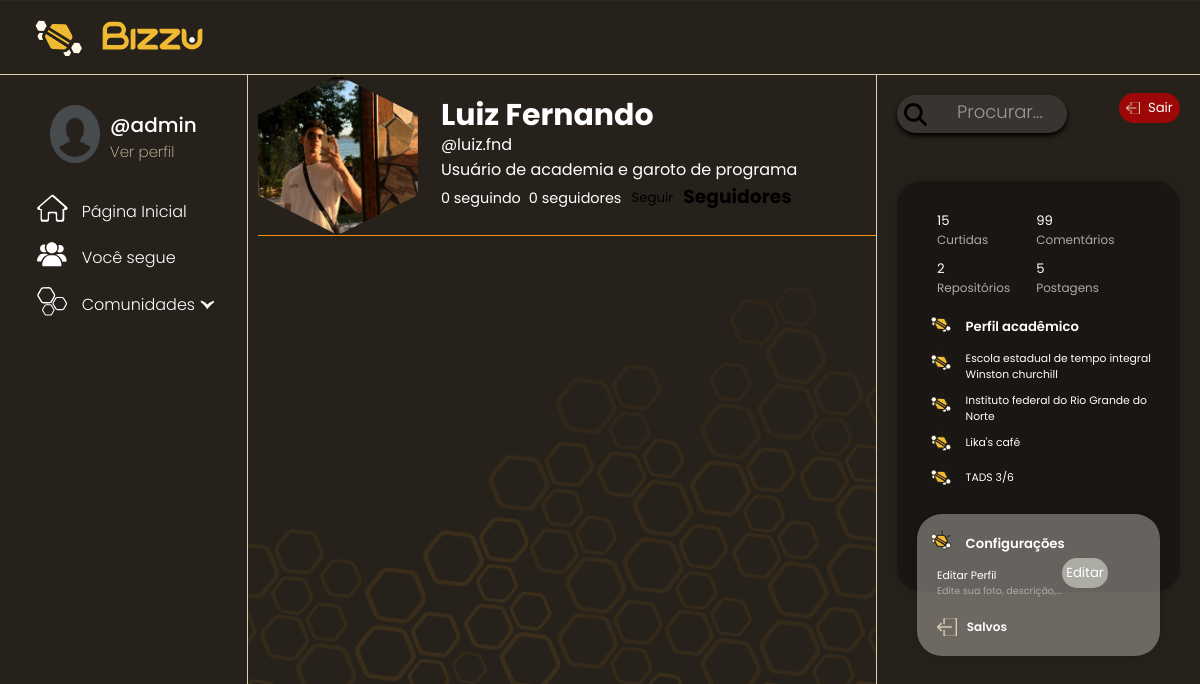
The page /luiz.fnd/ (signed in) on the database as committed earlier.
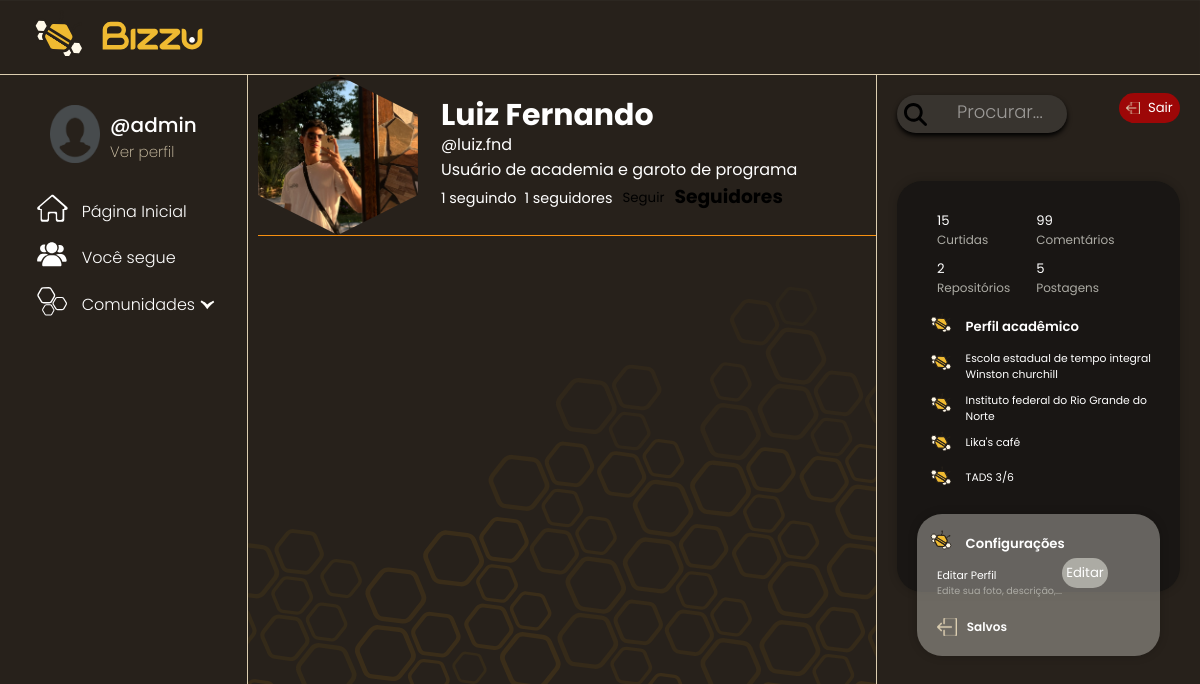
The same page on the database as committed later.
### app_bizzu/models.py (models this page shows, shortened)
class Usuario(AbstractUser):
    nome = models.CharField(verbose_name="Nome", max_length=50)
    descricao = models.CharField(verbose_name="Descrição", max_length=200)
    imagemPerfil = models.ImageField(verbose_name="Imagem de perfil", upload_to="usuarios/%Y/%m/%d/", null=True)
    escolaFormacao = models.CharField(verbose_name="Escola de formação", max_length=30, blank=True, null=True)
    instituicaoAtual = models.CharField(verbose_name="Instituição atual", max_length=30, blank=True, null=True)
    localTrabalho = models.CharField(verbose_name="Local de trabalho", max_length=30, blank=True, null=True)
    progressoCurso = models.CharField(verbose_name="Progresso no curso", max_length=20, blank=True, null=True)
    repositoriosFavoritados = models.ManyToManyField("Repositorio", verbose_name="Repositórios salvos", symmetrical=False,related_name="repositorios_favoritados", blank=True)
    criado_em = models.DateTimeField(auto_now_add=True, verbose_name="Criado em", null=True, blank=True)
    segue = models.ManyToManyField("self",symmetrical=False, verbose_name="Segue", related_name="seguido_por", default=0, null=True, blank=True) # quem eu sigo
    seguidores = models.ManyToManyField("self",symmetrical=False, verbose_name="Seguidores", related_name="seguindo", default=0, null=True, blank=True) # quem me segue
    comunidades = models.ManyToManyField("Comunidade",verbose_name="Comunidades",related_name="seguido_por",blank=True)

### app_bizzu/views.py (the view)
# urls.py: path('<username>/', perfil, name='perfil'),
def perfil(request, username):
    user = get_object_or_404(Usuario, username=username)
    postagens = Postagem.objects.filter(usuario=user).order_by('-dataPublicacao')
    paginator = Paginator(postagens, 5)
    page_number = request.GET.get('page')
    postagens_paginator = paginator.get_page(page_number)
    is_following = False
    if request.user.is_authenticated:
        is_following = request.user.segue.filter(pk=user.pk).exists()
    context = {
        'usuario': user,
        'postagens_paginator': postagens_paginator,
        'is_following': is_following
    }
    return render(request, 'perfilPessoal.html', context)

### app_bizzu/templates/perfilPessoal.html (shortened to what this page needs)
{% extends "basePerfil.html" %}
{% load static %}
{% block content %}
<link rel="stylesheet" href="{% static 'css/perfilPessoal.css' %}">
    <div class="comunidade-infos">
        {% if usuario.imagemPerfil %}
            <img src="{{ usuario.imagemPerfil.url }}" alt="imagem do perfil" class="icon">
        {% else %}
            <img src="{% static 'img/default-profile.png' %}" alt="imagem padrão de perfil" class="icon">
        {% endif %}
        <div class="principais-info">
            <h1 class="nomeUsuario"> {{usuario.nome}} </h1>
            <p class="username">@{{ usuario.username }}</p>
            <p class="descricao">{{ usuario.descricao }}</p>
            <div class="seguindo-bt">
                <p class="paragrafo">{{usuario.segue.count}} seguindo</p>
                <p class="paragrafo">{{usuario.seguidores.count}} seguidores</p>
            {% if request.user != usuario %}
            <form method="POST" action="{% url 'seguir_perfil' usuario.id %}">
                {% if request.user in usuario.seguidores.all %}
                    <button type="submit" name="follow" value="unfollow" class="unfollow">Deixar de Seguir</button>
                {% else %}
                    <button type="submit" name="follow" value="follow" class="follow">Seguir</button>
                {% endif %}
            </form>
            {% endif %}
            <div class="seguidores">
                <h3>Seguidores</h3>
            </div>
            </div>
        </div>
    </div>
{% endblock %}

Rows that differ between the two databases and show on the page:
changed Usuario "Luiz Fernando": segue.count "0" → "1"; seguidores.count "0" → "1"
